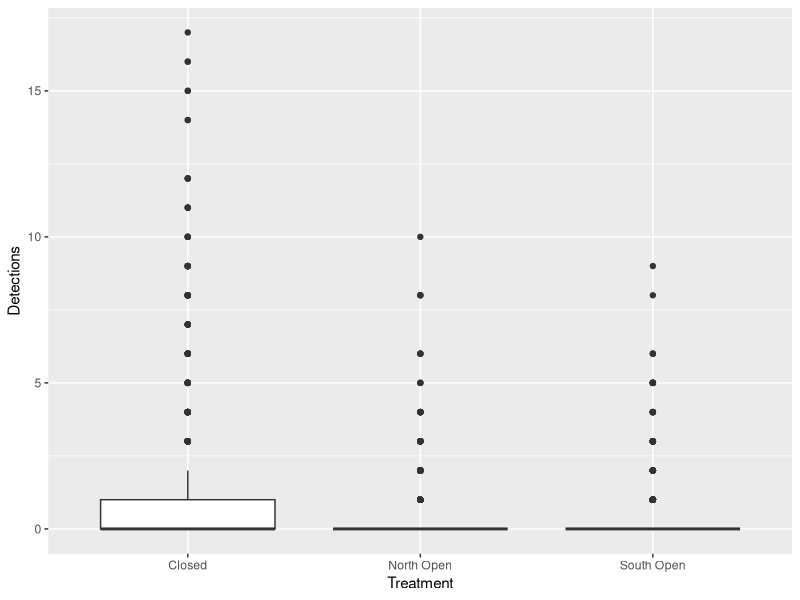
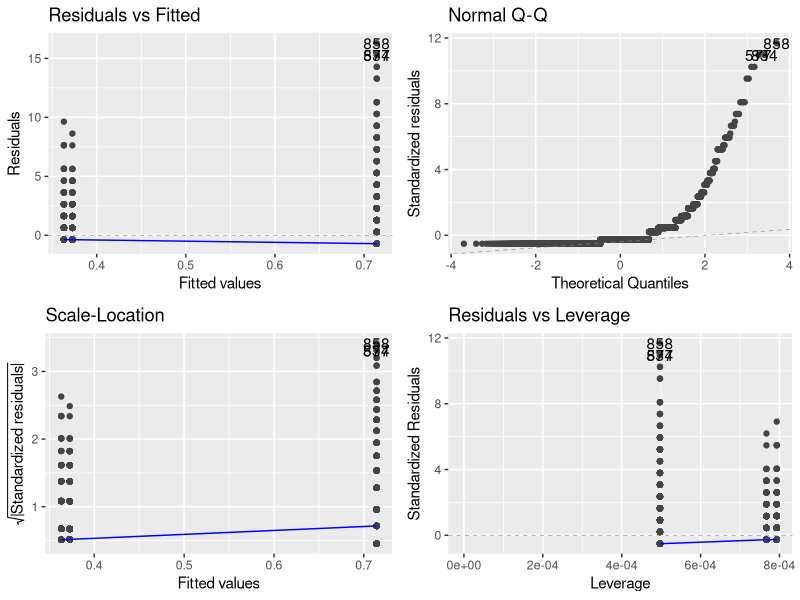
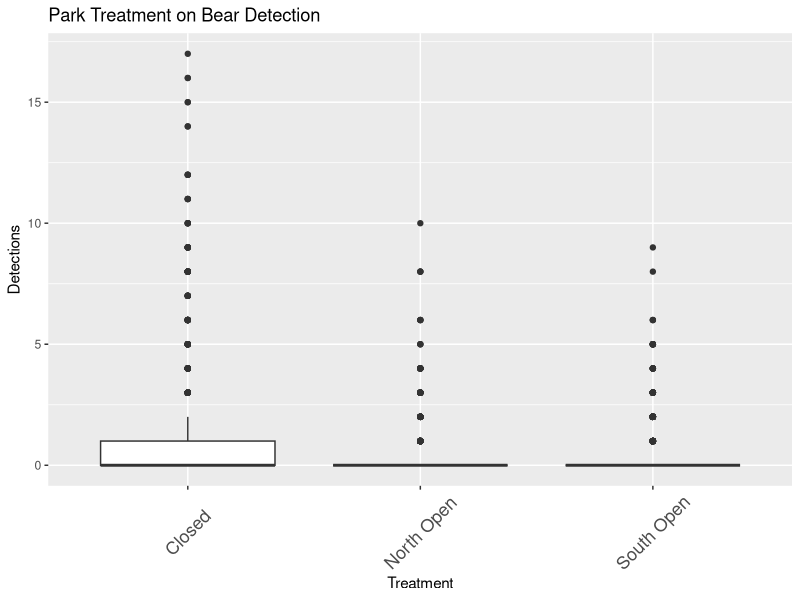

The R source for these figures, in order:
## ---- chunk 1
rm(list=ls())
library(here)
library(tidyverse)
library(ggfortify)
bears <- read_csv("data/Short_et_al_Data1 (1).csv")
## ---- chunk 2
glimpse(bears)
summary(bears)

## ---- chunk 3
#change character variables to factor variables
bears$YearClosures <- as.factor(bears$YearClosures)
bears$Exposure <- as.factor(bears$Exposure)
bears$PeoplePresent <- as.factor(bears$PeoplePresent)
bears$Treatment <- as.factor(bears$Treatment)

## ---- chunk 4
#use the levels function to see if there are mistakes 
levels(bears$Treatment)
## ---- chunk 5
#plot the relationship between the detection of bears and the treatment to see the correlation 
ggplot(bears, aes(x= Treatment, y = Detections)) + geom_boxplot()
## ---- chunk 6
#making a model
bear.model <- lm(Detections ~ Treatment, data = bears)
autoplot(bear.model)

## ---- chunk 7
#run anova test 
anova(bear.model)
## ---- chunk 8
ggplot(bears, aes(x= Treatment, y = Detections)) + geom_boxplot() + ggtitle("Park Treatment on Bear Detection") + theme(
  axis.title.x = element_text( size = rel(1)), 
  axis.text.x = element_text(angle = 45, size = 13, vjust = .5))
